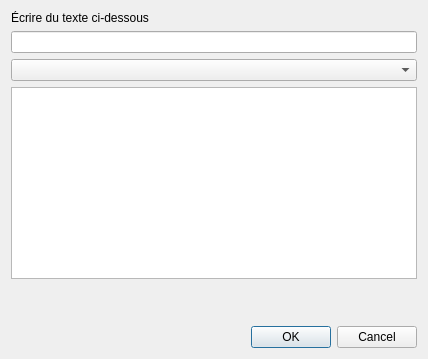
<?xml version="1.0" encoding="UTF-8"?>
<ui version="4.0">
 <class>Dialog</class>
 <widget class="QDialog" name="Dialog">
  <property name="geometry">
   <rect>
    <x>0</x>
    <y>0</y>
    <width>428</width>
    <height>359</height>
   </rect>
  </property>
  <property name="windowTitle">
   <string>Dialog</string>
  </property>
  <layout class="QVBoxLayout" name="verticalLayout">
   <item>
    <widget class="QLabel" name="label">
     <property name="text">
      <string>Écrire du texte ci-dessous</string>
     </property>
    </widget>
   </item>
   <item>
    <widget class="QLineEdit" name="lineEdit"/>
   </item>
   <item>
    <widget class="QgsMapLayerComboBox" name="mMapLayerComboBox"/>
   </item>
   <item>
    <widget class="QPlainTextEdit" name="plainTextEdit"/>
   </item>
   <item>
    <spacer name="verticalSpacer">
     <property name="orientation">
      <enum>Qt::Vertical</enum>
     </property>
     <property name="sizeHint" stdset="0">
      <size>
       <width>20</width>
       <height>40</height>
      </size>
     </property>
    </spacer>
   </item>
   <item>
    <widget class="QDialogButtonBox" name="buttonBox">
     <property name="orientation">
      <enum>Qt::Horizontal</enum>
     </property>
     <property name="standardButtons">
      <set>QDialogButtonBox::Cancel|QDialogButtonBox::Ok</set>
     </property>
    </widget>
   </item>
  </layout>
 </widget>
 <customwidgets>
  <customwidget>
   <class>QgsMapLayerComboBox</class>
   <extends>QComboBox</extends>
   <header>qgis.gui</header>
  </customwidget>
 </customwidgets>
 <resources/>
 <connections/>
</ui>
